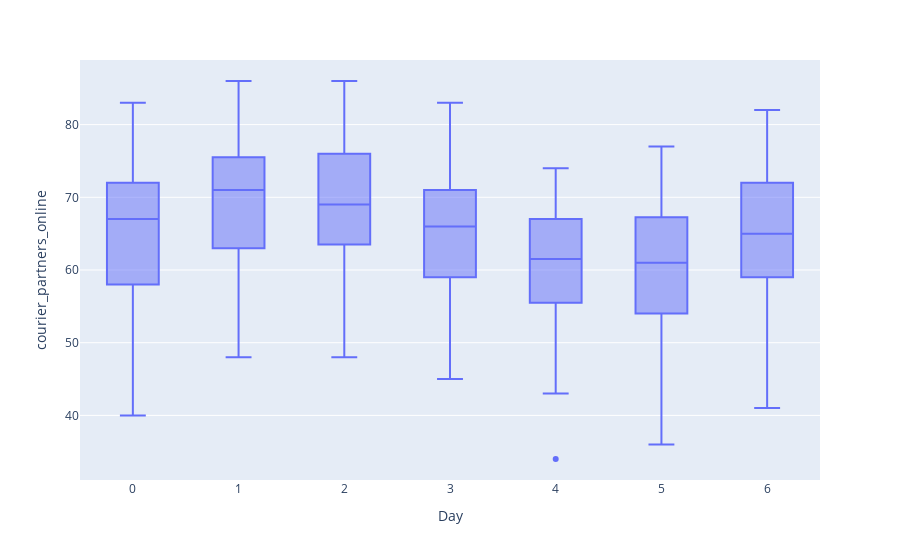

Here is the notebook cell this chart was saved with:
### Code cell
import plotly.express as px
fig = px.box(df_couriers, x="Day", y="courier_partners_online")
fig.show()

### Figure 1 — Plotly figure (JSON) as saved in the notebook; plotly's stock layout.template omitted (floating-point values rounded to 4 significant figures; data arrays with more than 128 entries replaced by an {"elided": "..."} marker saying what was removed)
{"data": [{"alignmentgroup": "True", "hovertemplate": "Day=%{x}<br>courier_partners_online=%{y}<extra></extra>", "legendgroup": "", "marker": {"color": "#636efa"}, "name": "", "notched": false, "offsetgroup": "", "orientation": "v", "showlegend": false, "type": "box", "x": {"elided": "756 int values"}, "x0": " ", "xaxis": "x", "y": {"elided": "756 int values"}, "y0": " ", "yaxis": "y"}], "layout": {"boxmode": "group", "legend": {"tracegroupgap": 0}, "margin": {"t": 60}, "xaxis": {"anchor": "y", "domain": [0, 1], "title": {"text": "Day"}}, "yaxis": {"anchor": "x", "domain": [0, 1], "title": {"text": "courier_partners_online"}}}}
